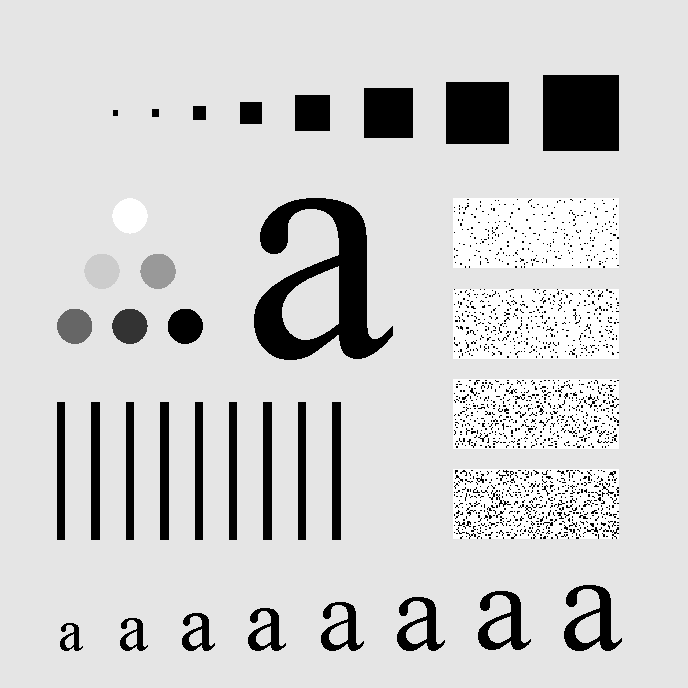
%> input picture Codes for Exercise 3/5.tif, 688 x 688 px
$ octave 1.m   (GNU Octave 9; MATLAB toolbox functions it lacks are replaced by stand-ins)
%> lines starting %> are read from the running program, lines starting %| are printed output that depends on the picture
%in barnamei baraye DFT tasvir ast,BARAYE
%EJRAYE BARNAME HAME BARNAME RA ENTEKHAB KARDE(Ctrl+A & Ctrl+C)VA DAR Command
%Window MATLAB PASTE KONID.
clc;
clear all;
close all;
%tasvire vorudi
Img_In=imread('5.tif');
%> Img_In is the input picture: size 688x688 uint8; min 0, max 255, mean 207.3
%Img_In=imread('rice.png');

Img_In=imresize(Img_In,[50,50]);
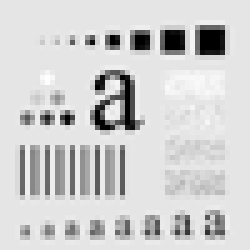
%> Img_In: size 50x50 uint8 (shown 5 times larger); min 0, max 255, mean 207.5
figure;
subplot(2,2,1);imshow(Img_In);title('tasvire vorudi');
Img_R=imrotate(Img_In,-70 , 'bilinear','crop');
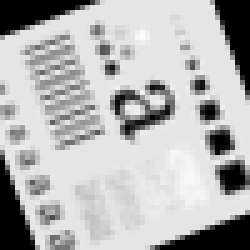
%> Img_R: size 50x50 uint8 (shown 5 times larger); min 0, max 252, mean 179.7
subplot(2,2,2);imshow(Img_R);title('tasvire vorudi charkhesh yafte');
Img_In=double(Img_In);
%> Img_In: size 50x50 double
[n m]=size(Img_In);
%> n = 50; m = 50

%DFT
i=sqrt(-1);
Na=zeros(n,m);
Ca=complex(0,0);
%> (the run ends here)
